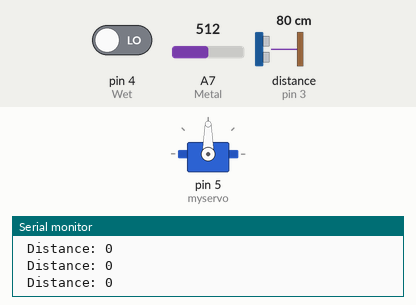
A sketch run on a simulated Arduino Nano, built with avr-gcc and run on an emulated ATmega328P. Parts: servo, the last lines printed to the serial monitor. The test bench sets the inputs (shaded band); at power-on: distance to the obstacle (sensor on pin 3) 80 cm, pin 4 (Wet) LOW, A7 (Metal) = 512. The echo pulse lasts 58.3 µs per cm.

Above: at 1.2 s.
1.3 s: distance to the obstacle (sensor on pin 3) set to 12 cm
3.8 s: distance to the obstacle (sensor on pin 3) set to 9 cm
At 6.3 s:
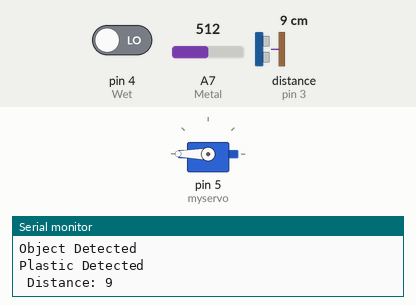
Timing chart, 0 to 7.8 s (numbered marks = the images above; inputs shaded):
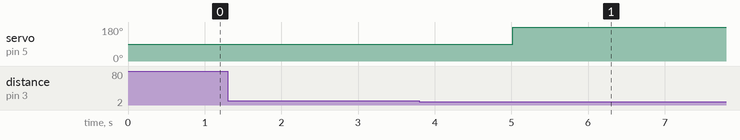

The sketch:

Code_For_Smart_Segrigation.ino
```cpp
# include<NewPing.h>
# include<Servo.h>
Servo myservo;

# define Trig 2
# define Echo 3
# define Metal A7
# define Wet 4
int maxDistance = 10;
static int distance;
int metal;
int moisture;

NewPing sonar(Trig,Echo,maxDistance);

void METAL()
{
  metal=analogRead(Metal);
// Serial.print(" Metal Raw data: ");
// Serial.println(metal);
 delay(300);
}
void Organic()
{
 moisture=digitalRead(Wet);
// Serial.print("Organic: ");
// Serial.println(moisture);
}


void setup() {
 Serial.begin(9600);
 myservo.attach(5); //Servo Signal Pin Attached to Digital Pin 5.

}

void loop() {
distance=sonar.ping_cm();
pinMode(Wet,INPUT);
Serial.print(" Distance: ");
Serial.println(distance);
delay(300);

if(distance!=0)
{
 Serial.println("Object Detected");
 METAL();
 Organic();
  if(metal<=545&&moisture==HIGH)
  {
    Serial.println("Metal Detected");
    delay(500);
    myservo.write(0);
    delay(20);
  }
  else if(metal>545&&moisture==LOW)
  {
    Serial.println("Organic Detected");
    delay(500);
    myservo.write(70);
  }
  else
  {Serial.println("Plastic Detected");
  delay(500);
  myservo.write(180);
    }

  }
}
```

Measured:
- the behaviour switches between 11 and 10 cm on distance to the obstacle (sensor on pin 3) (found by bisection; images 0 and 1)
- after the input at 3.8 s, servo on pin 5 (myservo): 90° → 180° after 1.2 s
